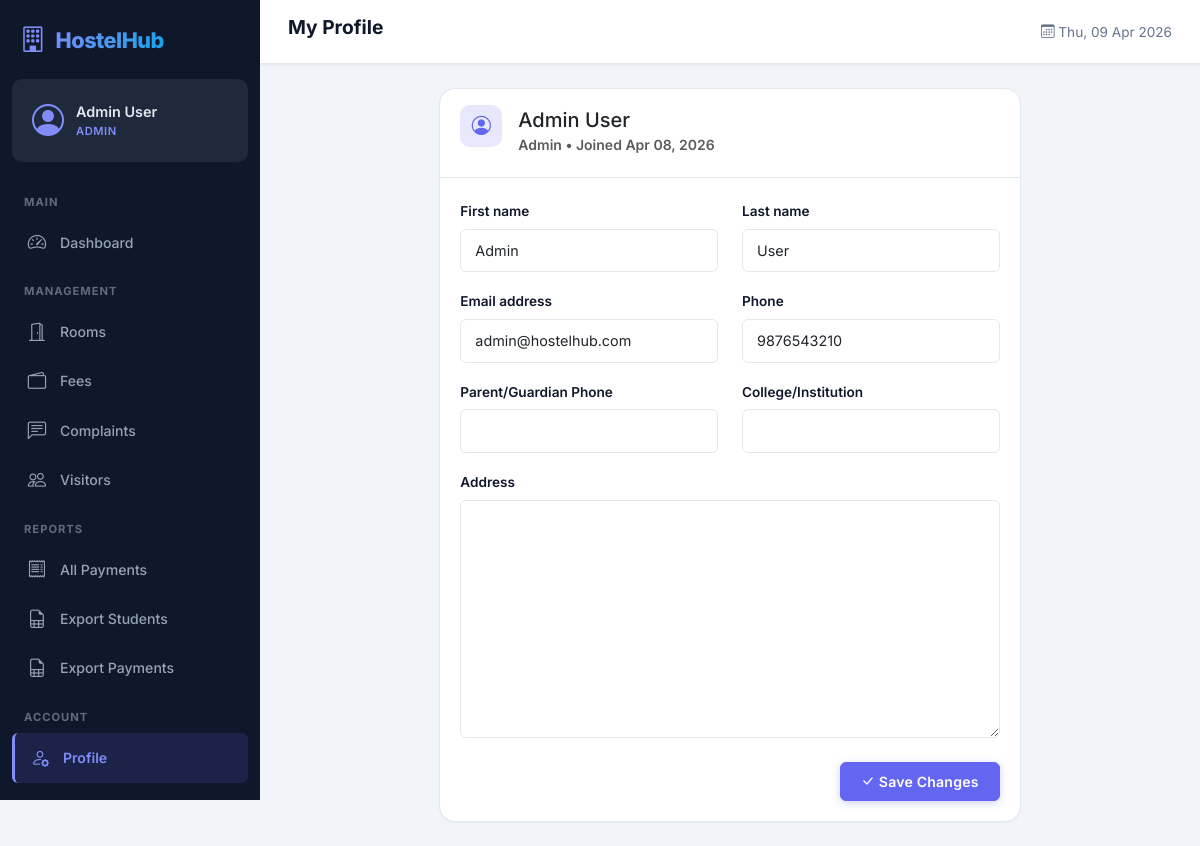
Page /accounts/profile/ (signed in) on the committed database.
### apps/accounts/models.py (models this page shows, shortened)
class CustomUser(AbstractUser):
    ROLE_CHOICES = [
        ('student', 'Student'),
        ('admin', 'Admin'),
        ('warden', 'Warden'),
    ]
    role = models.CharField(max_length=10, choices=ROLE_CHOICES, default='student')
    phone = models.CharField(max_length=15, blank=True)
    parent_phone = models.CharField(max_length=15, blank=True, verbose_name='Parent/Guardian Phone')
    address = models.TextField(blank=True)
    institution = models.CharField(max_length=200, blank=True, verbose_name='College/Institution')
    profile_pic = models.ImageField(upload_to='profile_pics/', blank=True, null=True)
    class Meta:
        verbose_name = 'User'
        verbose_name_plural = 'Users'
    @property
    def is_student(self):
        return self.role == 'student'
    @property
    def is_hostel_admin(self):
        return self.role == 'admin' or self.is_superuser

### apps/accounts/views.py (the view)
# urls.py: path('profile/', views.profile_view, name='profile'),
@login_required
def profile_view(request):
    if request.method == 'POST':
        form = ProfileUpdateForm(request.POST, instance=request.user)
        if form.is_valid():
            form.save()
            messages.success(request, 'Profile updated successfully.')
            return redirect('accounts:profile')
    else:
        form = ProfileUpdateForm(instance=request.user)
    return render(request, 'accounts/profile.html', {'form': form})

### apps/accounts/forms.py
class ProfileUpdateForm(forms.ModelForm):
    class Meta:
        model = CustomUser
        fields = ['first_name', 'last_name', 'email', 'phone', 'parent_phone',
                  'institution', 'address']
    def __init__(self, *args, **kwargs):
        super().__init__(*args, **kwargs)
        for field_name, field in self.fields.items():
            field.widget.attrs['class'] = 'form-control'

### templates/accounts/profile.html (shortened to what this page needs)
{% extends 'base.html' %}
{% block page_title %}My Profile{% endblock %}
{% block content %}
<div class="row justify-content-center">
    <div class="col-lg-8">
        <div class="card animate-slide-up">
            <div class="card-header d-flex align-items-center gap-3">
                <div class="stat-icon" style="background: var(--primary-glow); color: var(--primary); width: 42px; height: 42px; font-size: 1.2rem;">
                    <i class="bi bi-person-circle"></i>
                </div>
                <div>
                    <h5 class="mb-0">{{ user.get_full_name|default:user.username }}</h5>
                    <small class="text-muted">{{ user.get_role_display }} • Joined {{ user.date_joined|date:"M d, Y" }}</small>
                </div>
            </div>
            <div class="card-body">
                <form method="POST">
                    <div class="row">
                        {% for field in form %}
                        <div class="{% if field.name == 'address' %}col-12{% else %}col-md-6{% endif %} mb-3">
                            <label class="form-label">{{ field.label }}</label>
                            {{ field }}
                        </div>
                        {% endfor %}
                    </div>
                    <div class="text-end mt-2">
                        <button type="submit" class="btn btn-primary">
                            <i class="bi bi-check-lg me-1"></i>Save Changes
                        </button>
                    </div>
                </form>
            </div>
        </div>
    </div>
</div>
{% endblock %}

### templates/base.html (shortened to what this page needs)
{% load static %}
<!DOCTYPE html>
<html lang="en" data-bs-theme="light">
<head>
    <link href="https://cdn.jsdelivr.net/npm/bootstrap@5.3.3/dist/css/bootstrap.min.css" rel="stylesheet">
    <link rel="stylesheet" href="https://cdn.jsdelivr.net/npm/bootstrap-icons@1.11.3/font/bootstrap-icons.min.css">
    <link rel="stylesheet" href="{% static 'css/style.css' %}">
</head>
<body>
    {% if user.is_authenticated %}
    <div class="app-wrapper">
        <nav class="sidebar" id="sidebar">
            <div class="sidebar-header">
                <div class="brand">
                    <i class="bi bi-building"></i>
                    <span class="brand-text">HostelHub</span>
                </div>
            </div>
            <div class="sidebar-user">
                <div class="user-avatar">
                    <i class="bi bi-person-circle"></i>
                </div>
                <div class="user-info">
                    <span class="user-name">{{ user.get_full_name|default:user.username }}</span>
                    <span class="user-role badge-role">{{ user.get_role_display }}</span>
                </div>
            </div>
            <ul class="sidebar-nav">
                <li class="nav-section">Main</li>
                <li class="nav-item {% if request.resolver_match.url_name == 'home' %}active{% endif %}">
                    <a href="{% url 'dashboard:home' %}">
                        <i class="bi bi-speedometer2"></i>
                        <span>Dashboard</span>
                    </a>
                </li>
                <li class="nav-section">Management</li>
                <li class="nav-item {% if 'rooms' in request.resolver_match.app_name %}active{% endif %}">
                    <a href="{% url 'rooms:room_list' %}">
                        <i class="bi bi-door-open"></i>
                        <span>Rooms</span>
                    </a>
                </li>
                <li class="nav-item {% if 'fees' in request.resolver_match.app_name %}active{% endif %}">
                    <a href="{% url 'fees:fee_dashboard' %}">
                        <i class="bi bi-wallet2"></i>
                        <span>Fees</span>
                    </a>
                </li>
                <li class="nav-item {% if 'complaints' in request.resolver_match.app_name %}active{% endif %}">
                    <a href="{% url 'complaints:complaint_list' %}">
                        <i class="bi bi-chat-left-text"></i>
                        <span>Complaints</span>
                    </a>
                </li>
                <li class="nav-item {% if 'visitors' in request.resolver_match.app_name %}active{% endif %}">
                    <a href="{% url 'visitors:visitor_list' %}">
                        <i class="bi bi-people"></i>
                        <span>Visitors</span>
                    </a>
                </li>
                {% if user.is_hostel_admin or user.is_warden %}
                <li class="nav-section">Reports</li>
                <li class="nav-item">
                    <a href="{% url 'fees:all_payments' %}">
                        <i class="bi bi-receipt"></i>
                        <span>All Payments</span>
                    </a>
                </li>
                <li class="nav-item">
                    <a href="{% url 'dashboard:export_csv' 'students' %}">
                        <i class="bi bi-file-earmark-spreadsheet"></i>
                        <span>Export Students</span>
                    </a>
                </li>
                <li class="nav-item">
                    <a href="{% url 'dashboard:export_csv' 'payments' %}">
                        <i class="bi bi-file-earmark-spreadsheet"></i>
                        <span>Export Payments</span>
                    </a>
                </li>
                {% endif %}
                <li class="nav-section">Account</li>
                <li class="nav-item {% if request.resolver_match.url_name == 'profile' %}active{% endif %}">
                    <a href="{% url 'accounts:profile' %}">
                        <i class="bi bi-person-gear"></i>
                        <span>Profile</span>
                    </a>
                </li>
                <li class="nav-item">
                    <a href="{% url 'accounts:logout' %}" class="text-danger">
                        <i class="bi bi-box-arrow-left"></i>
                        <span>Logout</span>
                    </a>
                </li>
            </ul>
        </nav>
        <main class="main-content">
            <header class="top-navbar">
                <h1 class="page-title">{% block page_title %}Dashboard{% endblock %}</h1>
                <div class="navbar-actions">
                    <span class="welcome-text d-none d-sm-inline">
                        <i class="bi bi-calendar3"></i>
                        {% now "D, d M Y" %}
                    </span>
                </div>
            </header>
            <div class="content-area">
                {% block content %}{% endblock %}
            </div>
        </main>
    </div>
    {% endif %}
</body>
</html>

### rows in the picture
CustomUser: get_full_name "Admin User", role "ADMIN", role "Admin", date_joined "Apr 08, 2026", form "Admin" "User" "admin@hostelhub.com" "9876543210"

### other values in the picture
{{ field.label }} "First name" "Last name" "Email address" "Phone" "Parent/Guardian Phone" "College/Institution" "Address"
